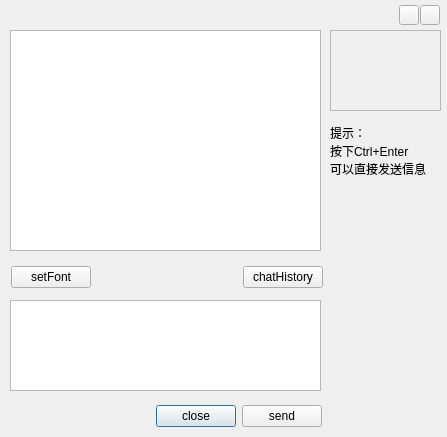
<?xml version="1.0" encoding="UTF-8"?>
<ui version="4.0">
 <class>CTaklDlg</class>
 <widget class="QDialog" name="CTaklDlg">
  <property name="geometry">
   <rect>
    <x>0</x>
    <y>0</y>
    <width>447</width>
    <height>437</height>
   </rect>
  </property>
  <property name="windowTitle">
   <string>Dialog</string>
  </property>
  <widget class="QTextEdit" name="te_output">
   <property name="geometry">
    <rect>
     <x>10</x>
     <y>30</y>
     <width>311</width>
     <height>221</height>
    </rect>
   </property>
  </widget>
  <widget class="QTextEdit" name="textEdit">
   <property name="geometry">
    <rect>
     <x>10</x>
     <y>300</y>
     <width>311</width>
     <height>91</height>
    </rect>
   </property>
  </widget>
  <widget class="QFrame" name="f_otherside">
   <property name="geometry">
    <rect>
     <x>330</x>
     <y>30</y>
     <width>111</width>
     <height>81</height>
    </rect>
   </property>
   <property name="frameShape">
    <enum>QFrame::StyledPanel</enum>
   </property>
   <property name="frameShadow">
    <enum>QFrame::Raised</enum>
   </property>
   <widget class="QWidget" name="verticalLayoutWidget">
    <property name="geometry">
     <rect>
      <x>-10</x>
      <y>-10</y>
      <width>121</width>
      <height>401</height>
     </rect>
    </property>
    <layout class="QVBoxLayout" name="verticalLayout"/>
   </widget>
  </widget>
  <widget class="QLabel" name="label">
   <property name="geometry">
    <rect>
     <x>330</x>
     <y>120</y>
     <width>120</width>
     <height>61</height>
    </rect>
   </property>
   <property name="text">
    <string>提示：
按下Ctrl+Enter
可以直接发送信息</string>
   </property>
  </widget>
  <widget class="QLabel" name="lb_othersidedes">
   <property name="geometry">
    <rect>
     <x>330</x>
     <y>180</y>
     <width>101</width>
     <height>231</height>
    </rect>
   </property>
   <property name="text">
    <string/>
   </property>
  </widget>
  <widget class="QWidget" name="verticalLayoutWidget_2">
   <property name="geometry">
    <rect>
     <x>330</x>
     <y>29</y>
     <width>111</width>
     <height>391</height>
    </rect>
   </property>
   <layout class="QVBoxLayout" name="verticalLayout_2"/>
  </widget>
  <widget class="QWidget" name="verticalLayoutWidget_3">
   <property name="geometry">
    <rect>
     <x>10</x>
     <y>30</y>
     <width>311</width>
     <height>401</height>
    </rect>
   </property>
   <layout class="QVBoxLayout" name="verticalLayout_3"/>
  </widget>
  <widget class="QWidget" name="layoutWidget">
   <property name="geometry">
    <rect>
     <x>10</x>
     <y>400</y>
     <width>312</width>
     <height>32</height>
    </rect>
   </property>
   <layout class="QGridLayout" name="gridLayout">
    <item row="0" column="0">
     <spacer name="horizontalSpacer_2">
      <property name="orientation">
       <enum>Qt::Horizontal</enum>
      </property>
      <property name="sizeHint" stdset="0">
       <size>
        <width>148</width>
        <height>20</height>
       </size>
      </property>
     </spacer>
    </item>
    <item row="0" column="1">
     <widget class="QPushButton" name="pb_close">
      <property name="text">
       <string>close</string>
      </property>
     </widget>
    </item>
    <item row="0" column="2">
     <widget class="QPushButton" name="pb_send">
      <property name="text">
       <string>send</string>
      </property>
     </widget>
    </item>
   </layout>
  </widget>
  <widget class="QWidget" name="layoutWidget">
   <property name="geometry">
    <rect>
     <x>11</x>
     <y>261</y>
     <width>312</width>
     <height>32</height>
    </rect>
   </property>
   <layout class="QHBoxLayout" name="horizontalLayout">
    <item>
     <widget class="QPushButton" name="pb_setfont">
      <property name="text">
       <string>setFont</string>
      </property>
     </widget>
    </item>
    <item>
     <spacer name="horizontalSpacer">
      <property name="orientation">
       <enum>Qt::Horizontal</enum>
      </property>
      <property name="sizeHint" stdset="0">
       <size>
        <width>148</width>
        <height>20</height>
       </size>
      </property>
     </spacer>
    </item>
    <item>
     <widget class="QPushButton" name="pb_record">
      <property name="text">
       <string>chatHistory</string>
      </property>
     </widget>
    </item>
   </layout>
  </widget>
  <widget class="QLabel" name="lb_top">
   <property name="geometry">
    <rect>
     <x>0</x>
     <y>0</y>
     <width>451</width>
     <height>31</height>
    </rect>
   </property>
   <property name="text">
    <string/>
   </property>
  </widget>
  <widget class="QPushButton" name="pb_min">
   <property name="geometry">
    <rect>
     <x>399</x>
     <y>5</y>
     <width>20</width>
     <height>20</height>
    </rect>
   </property>
   <property name="text">
    <string/>
   </property>
  </widget>
  <widget class="QPushButton" name="pb_close_2">
   <property name="geometry">
    <rect>
     <x>420</x>
     <y>5</y>
     <width>20</width>
     <height>20</height>
    </rect>
   </property>
   <property name="text">
    <string/>
   </property>
  </widget>
 </widget>
 <resources/>
 <connections/>
</ui>
